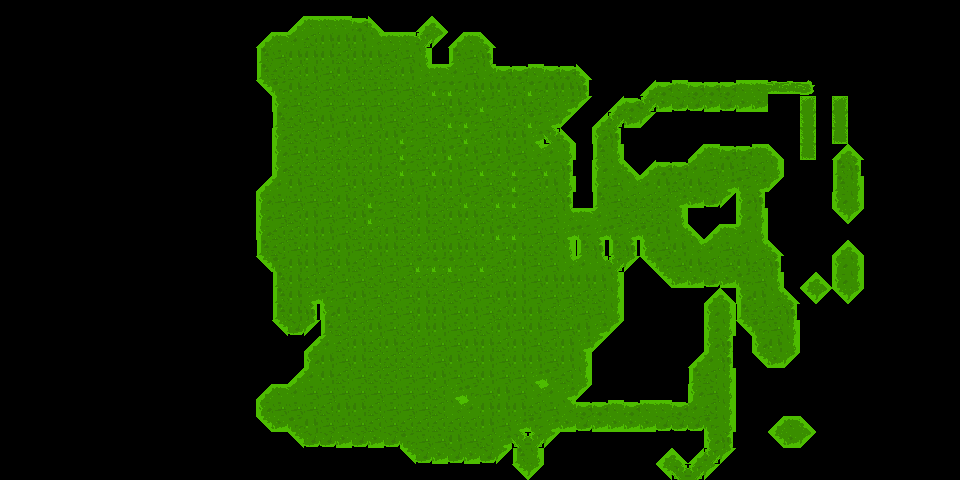

This is a level from a 2D game, rendered from its Tiled map with the project's own tilesets. A one-line summary and the complete map file follow:
An orthogonal 60x30 tile map with 16x16 px tiles, 1 tile layer (terrain) and 2 objects (finish-line, ball-spawn).

<map version="1.10" tiledversion="1.12.2" orientation="orthogonal" renderorder="right-down" width="60" height="30" tilewidth="16" tileheight="16" infinite="0" nextlayerid="3" nextobjectid="6">
 <properties>
  <property name="boost_line-capacity" type="float" value="20000" />
  <property name="cannon-count" type="int" value="3" />
  <property name="line-capacity" type="float" value="20000" />
 </properties>
 <tileset firstgid="1" source="tileset.tsx" />
 <layer id="1" name="terrain" width="60" height="30">
  <data encoding="csv">
19,19,19,19,19,19,19,19,19,19,19,19,19,19,19,19,19,19,19,19,19,19,19,19,19,19,19,19,19,19,19,19,19,19,19,19,19,19,19,19,19,19,19,19,19,19,19,19,19,19,19,19,19,19,19,19,19,19,19,19,
19,19,19,19,19,19,19,19,19,19,19,19,19,19,19,19,19,19,79,30,30,30,4,80,19,19,79,80,19,19,19,19,19,19,19,19,19,19,19,19,19,19,19,19,19,19,19,19,19,19,19,19,19,19,19,19,19,19,19,19,
19,19,19,19,19,19,19,19,19,19,19,19,19,19,19,19,79,30,31,15,54,54,54,29,30,30,73,91,79,30,80,19,19,19,19,19,19,19,19,19,19,19,19,19,19,19,19,19,19,19,19,19,19,19,19,19,19,19,19,19,
19,19,19,19,19,19,19,19,19,19,19,19,19,19,19,19,14,53,54,54,54,15,54,54,15,53,18,19,14,53,16,19,19,19,19,19,19,19,19,19,19,19,19,19,19,19,19,19,19,19,19,19,19,19,19,19,19,19,19,19,
19,19,19,19,19,19,19,19,19,19,19,19,19,19,19,19,14,15,15,54,53,54,15,15,15,54,29,30,31,53,29,4,4,30,4,4,80,19,19,19,19,19,19,19,19,19,19,19,19,19,19,19,19,19,19,19,19,19,19,19,
19,19,19,19,19,19,19,19,19,19,19,19,19,19,19,19,90,9,54,15,53,15,53,53,53,53,15,9,9,54,54,54,15,9,54,54,16,19,19,19,79,4,30,4,4,4,30,30,48,48,49,19,19,19,19,19,19,19,19,19,
19,19,19,19,19,19,19,19,19,19,19,19,19,19,19,19,19,20,53,15,53,53,53,53,53,15,53,53,54,15,9,53,54,15,15,7,91,19,79,4,73,8,26,26,8,26,8,8,19,19,23,19,23,19,19,19,19,19,19,19,
19,19,19,19,19,19,19,19,19,19,19,19,19,19,19,19,19,14,15,53,54,53,54,54,53,15,53,15,9,9,53,15,15,9,7,91,19,79,73,8,91,19,19,19,19,19,19,19,19,19,34,19,34,19,19,19,19,19,19,19,
19,19,19,19,19,19,19,19,19,19,19,19,19,19,19,19,19,20,15,15,53,54,53,15,54,9,53,15,53,9,15,54,54,7,74,80,19,20,16,19,19,19,19,19,19,19,19,19,19,19,34,19,45,19,19,19,19,19,19,19,
19,19,19,19,19,19,19,19,19,19,19,19,19,19,19,19,19,20,53,54,15,15,15,54,53,9,15,54,9,54,53,54,53,29,31,18,19,14,18,19,19,19,19,79,30,4,4,30,80,19,45,19,79,80,19,19,19,19,19,19,
19,19,19,19,19,19,19,19,19,19,19,19,19,19,19,19,19,20,15,15,15,54,15,54,15,9,53,9,54,53,9,15,9,53,9,16,19,20,29,80,79,4,4,31,53,54,53,15,18,19,19,19,14,16,19,19,19,19,19,19,
19,19,19,19,19,19,19,19,19,19,19,19,19,19,19,19,79,31,54,53,15,53,54,15,15,54,53,54,54,53,53,15,9,15,54,18,19,20,53,29,31,54,15,54,15,7,9,7,91,19,19,19,14,18,19,19,19,19,19,19,
19,19,19,19,19,19,19,19,19,19,19,19,19,19,19,19,20,53,53,53,53,54,15,9,53,15,54,15,15,9,15,9,9,15,15,16,19,14,53,15,15,15,7,8,26,91,20,16,19,19,19,19,20,18,19,19,19,19,19,19,
19,19,19,19,19,19,19,19,19,19,19,19,19,19,19,19,20,53,15,54,53,53,54,9,53,15,54,15,54,54,15,53,15,53,53,29,30,31,53,15,15,15,18,19,19,19,20,18,19,19,19,19,90,91,19,19,19,19,19,19,
19,19,19,19,19,19,19,19,19,19,19,19,19,19,19,19,20,15,15,54,54,53,15,15,54,15,54,15,53,15,54,9,9,53,53,7,9,7,9,7,9,54,29,80,79,30,31,18,19,19,19,19,19,19,19,19,19,19,19,19,
19,19,19,19,19,19,19,19,19,19,19,19,19,19,19,19,14,15,53,54,53,54,53,54,54,15,15,54,54,54,15,53,54,15,15,18,14,16,14,16,20,53,54,29,31,53,15,29,80,19,19,19,79,80,19,19,19,19,19,19,
19,19,19,19,19,19,19,19,19,19,19,19,19,19,19,19,90,9,54,54,53,54,15,53,53,53,9,9,9,53,9,15,54,53,53,29,31,29,73,91,90,9,53,54,15,53,54,15,16,19,19,19,20,18,19,19,19,19,19,19,
19,19,19,19,19,19,19,19,19,19,19,19,19,19,19,19,19,14,54,15,15,53,53,15,53,15,15,15,53,53,15,53,54,53,54,54,54,54,18,19,19,90,8,8,26,8,9,53,18,19,79,80,20,18,19,19,19,19,19,19,
19,19,19,19,19,19,19,19,19,19,19,19,19,19,19,19,19,14,54,7,9,53,54,53,15,53,54,15,15,53,53,54,54,53,53,53,15,15,18,19,19,19,19,19,79,80,20,54,29,80,90,91,90,91,19,19,19,19,19,19,
19,19,19,19,19,19,19,19,19,19,19,19,19,19,19,19,19,14,54,16,20,54,15,15,53,53,54,54,53,54,53,15,54,54,15,15,53,53,18,19,19,19,19,19,20,18,14,15,15,16,19,19,19,19,19,19,19,19,19,19,
19,19,19,19,19,19,19,19,19,19,19,19,19,19,19,19,19,90,26,91,14,15,15,54,53,15,54,54,53,53,15,54,53,54,53,53,54,7,91,19,19,19,19,19,20,18,90,9,53,18,19,19,19,19,19,19,19,19,19,19,
19,19,19,19,19,19,19,19,19,19,19,19,19,19,19,19,19,19,19,79,31,15,54,15,54,15,53,53,53,54,54,15,54,53,15,54,7,91,19,19,19,19,19,19,20,16,19,20,54,18,19,19,19,19,19,19,19,19,19,19,
19,19,19,19,19,19,19,19,19,19,19,19,19,19,19,19,19,19,19,20,54,53,54,15,15,15,15,53,54,53,54,53,54,54,53,54,18,19,19,19,19,19,19,79,31,16,19,90,8,91,19,19,19,19,19,19,19,19,19,19,
19,19,19,19,19,19,19,19,19,19,19,19,19,19,19,19,19,19,79,31,54,15,53,15,15,53,53,54,53,53,54,53,53,7,9,15,18,19,19,19,19,19,19,14,15,18,19,19,19,19,19,19,19,19,19,19,19,19,19,19,
19,19,19,19,19,19,19,19,19,19,19,19,19,19,19,19,79,30,31,53,53,53,53,53,53,53,53,15,7,9,53,54,53,29,31,7,91,19,19,19,19,19,19,20,53,18,19,19,19,19,19,19,19,19,19,19,19,19,19,19,
19,19,19,19,19,19,19,19,19,19,19,19,19,19,19,19,20,53,53,53,15,54,54,15,53,53,53,15,29,31,54,54,54,15,53,29,4,4,30,4,30,30,4,31,15,18,19,19,19,19,19,19,19,19,19,19,19,19,19,19,
19,19,19,19,19,19,19,19,19,19,19,19,19,19,19,19,90,8,9,54,53,53,53,15,53,15,15,15,15,15,54,53,7,9,7,8,26,8,8,8,8,26,26,26,9,18,19,19,79,30,80,19,19,19,19,19,19,19,19,19,
19,19,19,19,19,19,19,19,19,19,19,19,19,19,19,19,19,19,90,26,26,8,26,8,26,9,53,53,54,53,15,7,74,73,91,19,19,19,19,19,19,19,19,19,20,16,19,19,90,8,91,19,19,19,19,19,19,19,19,19,
19,19,19,19,19,19,19,19,19,19,19,19,19,19,19,19,19,19,19,19,19,19,19,19,19,90,26,8,26,8,26,91,14,18,19,19,19,19,19,19,19,79,80,79,73,91,19,19,19,19,19,19,19,19,19,19,19,19,19,19,
19,19,19,19,19,19,19,19,19,19,19,19,19,19,19,19,19,19,19,19,19,19,19,19,19,19,19,19,19,19,19,19,90,91,19,19,19,19,19,19,19,90,74,73,91,19,19,19,19,19,19,19,19,19,19,19,19,19,19,19
</data>
 </layer>
 <objectgroup id="2" name="game">
  <object id="2" name="finish-line" x="913.333" y="338.667">
   <polygon points="0,0 -1.33333,122.667 28,122.667 28,-2.66667" />
  </object>
  <object id="3" name="ball-spawn" x="37.3333" y="58.6667">
   <point />
  </object>
 </objectgroup>
</map>
